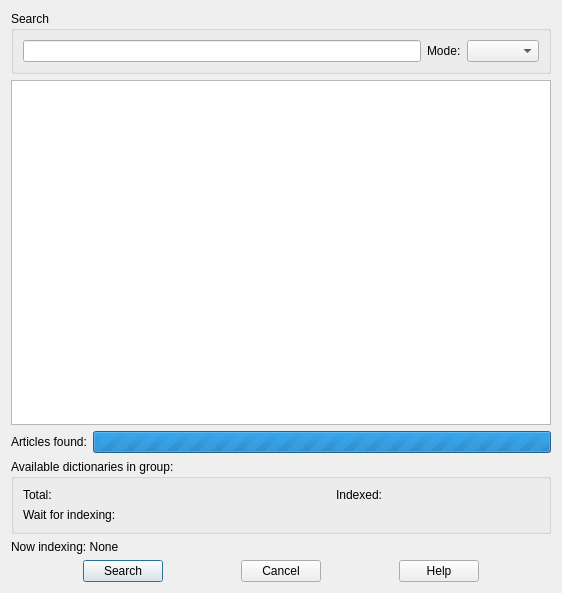
<?xml version="1.0" encoding="UTF-8"?>
<ui version="4.0">
 <class>FullTextSearchDialog</class>
 <widget class="QDialog" name="FullTextSearchDialog">
  <property name="geometry">
   <rect>
    <x>0</x>
    <y>0</y>
    <width>562</width>
    <height>593</height>
   </rect>
  </property>
  <property name="minimumSize">
   <size>
    <width>430</width>
    <height>450</height>
   </size>
  </property>
  <property name="windowTitle">
   <string/>
  </property>
  <layout class="QVBoxLayout" name="verticalLayout_2">
   <item>
    <widget class="QGroupBox" name="groupBox">
     <property name="title">
      <string>Search</string>
     </property>
     <layout class="QVBoxLayout" name="verticalLayout">
      <item>
       <layout class="QHBoxLayout" name="horizontalLayout_5">
        <item>
         <widget class="QLineEdit" name="searchLine"/>
        </item>
        <item>
         <widget class="QLabel" name="label_8">
          <property name="buddy">
            <cstring>searchMode</cstring>
          </property>
          <property name="text">
           <string>Mode:</string>
          </property>
         </widget>
        </item>
        <item>
         <widget class="QComboBox" name="searchMode"/>
        </item>
       </layout>
      </item>
     </layout>
    </widget>
   </item>
   <item>
    <widget class="QListView" name="headwordsView"/>
   </item>
   <item>
    <layout class="QHBoxLayout" name="horizontalLayout">
     <item>
      <widget class="QLabel" name="articlesFoundLabel">
       <property name="minimumSize">
        <size>
         <width>0</width>
         <height>21</height>
        </size>
       </property>
       <property name="text">
        <string>Articles found:</string>
       </property>
      </widget>
     </item>
     <item>
      <widget class="QProgressBar" name="searchProgressBar">
       <property name="maximum">
        <number>0</number>
       </property>
       <property name="value">
        <number>-1</number>
       </property>
       <property name="alignment">
        <set>Qt::AlignCenter</set>
       </property>
      </widget>
     </item>
    </layout>
   </item>
   <item>
    <widget class="QGroupBox" name="groupBox_2">
     <property name="title">
      <string>Available dictionaries in group:</string>
     </property>
     <layout class="QGridLayout" name="gridLayout">
      <item row="1" column="0" colspan="2">
       <widget class="QLabel" name="label_3">
        <property name="text">
         <string>Wait for indexing:</string>
        </property>
       </widget>
      </item>
      <item row="0" column="2">
       <widget class="QLabel" name="totalDicts">
        <property name="text">
         <string/>
        </property>
       </widget>
      </item>
      <item row="0" column="4">
       <widget class="QLabel" name="readyDicts">
        <property name="text">
         <string/>
        </property>
       </widget>
      </item>
      <item row="0" column="0">
       <widget class="QLabel" name="label">
        <property name="text">
         <string>Total:</string>
        </property>
       </widget>
      </item>
      <item row="0" column="3">
       <widget class="QLabel" name="label_2">
        <property name="text">
         <string>Indexed:</string>
        </property>
       </widget>
      </item>
      <item row="1" column="2">
       <widget class="QLabel" name="toIndexDicts">
        <property name="text">
         <string/>
        </property>
       </widget>
      </item>
     </layout>
    </widget>
   </item>
   <item>
    <widget class="QLabel" name="nowIndexingLabel">
     <property name="text">
      <string>Now indexing: None</string>
     </property>
    </widget>
   </item>
   <item>
    <layout class="QHBoxLayout" name="horizontalLayout_3">
     <item>
      <spacer name="horizontalSpacer_2">
       <property name="orientation">
        <enum>Qt::Horizontal</enum>
       </property>
       <property name="sizeHint" stdset="0">
        <size>
         <width>40</width>
         <height>20</height>
        </size>
       </property>
      </spacer>
     </item>
     <item>
      <widget class="QPushButton" name="OKButton">
       <property name="text">
        <string>Search</string>
       </property>
       <property name="autoDefault">
        <bool>false</bool>
       </property>
       <property name="default">
        <bool>true</bool>
       </property>
      </widget>
     </item>
     <item>
      <spacer name="horizontalSpacer_4">
       <property name="orientation">
        <enum>Qt::Horizontal</enum>
       </property>
       <property name="sizeHint" stdset="0">
        <size>
         <width>40</width>
         <height>20</height>
        </size>
       </property>
      </spacer>
     </item>
     <item>
      <widget class="QPushButton" name="cancelButton">
       <property name="text">
        <string>Cancel</string>
       </property>
      </widget>
     </item>
     <item>
      <spacer name="horizontalSpacer">
       <property name="orientation">
        <enum>Qt::Horizontal</enum>
       </property>
       <property name="sizeHint" stdset="0">
        <size>
         <width>40</width>
         <height>20</height>
        </size>
       </property>
      </spacer>
     </item>
     <item>
      <widget class="QPushButton" name="helpButton">
       <property name="text">
        <string>Help</string>
       </property>
      </widget>
     </item>
     <item>
      <spacer name="horizontalSpacer_3">
       <property name="orientation">
        <enum>Qt::Horizontal</enum>
       </property>
       <property name="sizeHint" stdset="0">
        <size>
         <width>40</width>
         <height>20</height>
        </size>
       </property>
      </spacer>
     </item>
    </layout>
   </item>
  </layout>
 </widget>
 <tabstops>
  <tabstop>headwordsView</tabstop>
  <tabstop>OKButton</tabstop>
  <tabstop>cancelButton</tabstop>
 </tabstops>
 <resources/>
 <connections/>
</ui>
